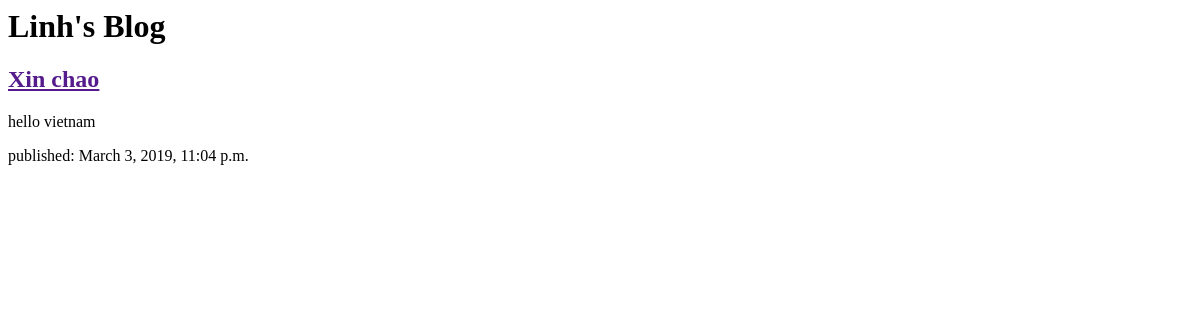
Before: / with the older database file.
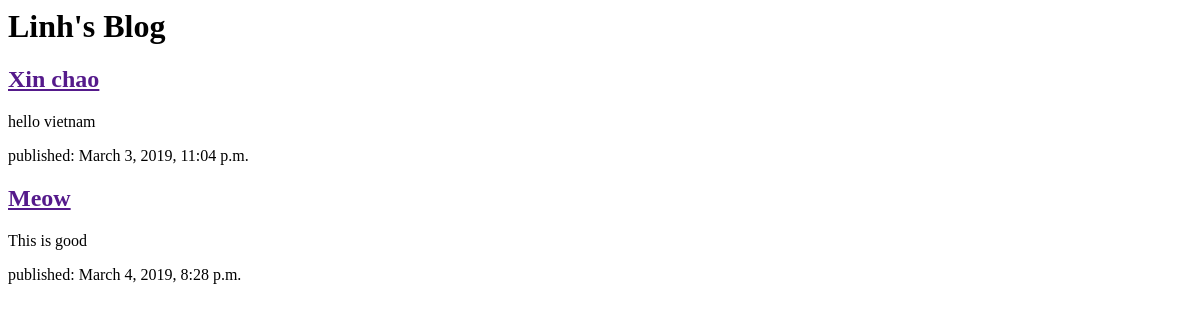
After: the same page with the newer database file.
### blog/models.py (models this page shows, shortened)
class Post(models.Model):
    author = models.ForeignKey(settings.AUTH_USER_MODEL, on_delete=models.CASCADE)
    title = models.CharField(max_length=200)
    text = models.TextField()
    created_date = models.DateTimeField(default=timezone.now)
    published_date = models.DateTimeField(blank=True, null=True)

### blog/views.py (the view)
# urls.py: path('', views.post_list, name='post_list'),
def post_list(request):
    posts = Post.objects.filter(published_date__lte=timezone.now()).order_by('published_date')
    return render(request, 'blog/post_list.html', {'posts': posts})

### blog/templates/blog/post_list.html (shortened to what this page needs)
<html>
    <head>
    </head>
    <body>
    <div>
        <h1> Linh's Blog </h1>
    </div>
    {% for post in posts %}
    <div>
        <h2><a href="">{{ post.title }}</a></h2>
        <p>{{ post.text | linebreaksbr }}</p>
        <p> published: {{ post.published_date }} </p>
     </div>
     {% endfor %}
    </body>
</html>

Changed rows visible on the page:
added Post: title "Meow", text "This is good", published_date "March 4, 2019, 8:28 p.m."
